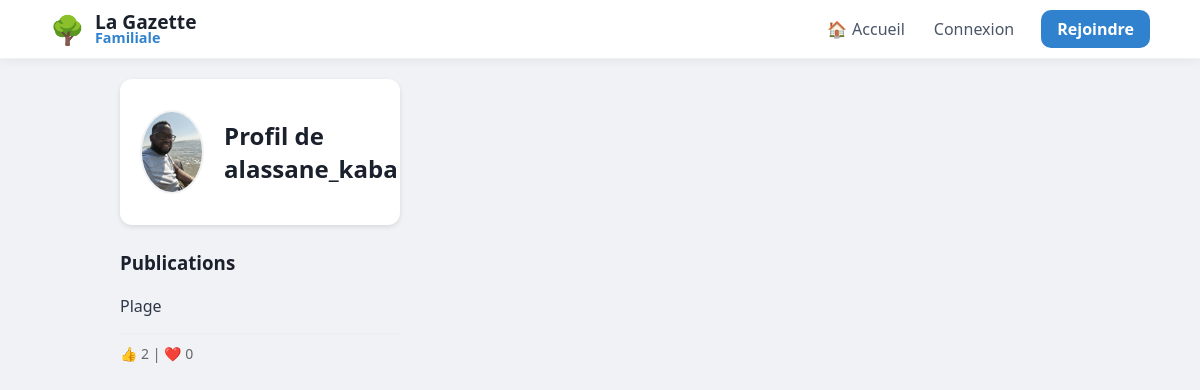
The page /user/alassane_kaba on the database as committed earlier.
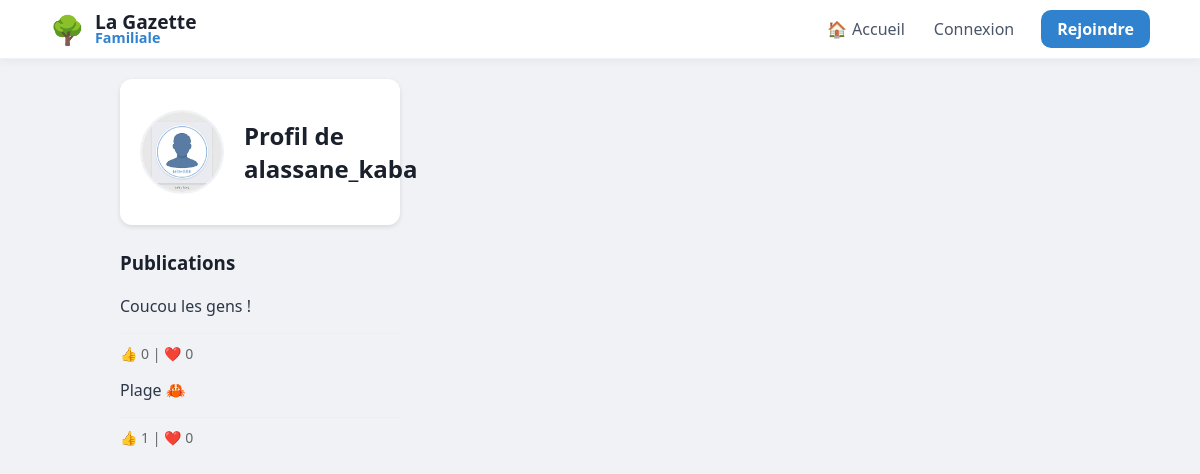
The same page on the database as committed later.
### tables this page shows
CREATE TABLE users (
                id INTEGER PRIMARY KEY AUTOINCREMENT, 
                email TEXT UNIQUE, 
                firstname TEXT, 
                lastname TEXT, 
                username TEXT UNIQUE, 
                password TEXT, 
                avatar TEXT
            );

CREATE TABLE posts (
                id INTEGER PRIMARY KEY AUTOINCREMENT, 
                username TEXT, 
                content TEXT, 
                likes INTEGER DEFAULT 0, 
                image TEXT,
                created_at DATETIME DEFAULT CURRENT_TIMESTAMP
            );

### app.py (the view)
@app.route("/user/<username>")
def profile(username):
    with get_db() as db:
        posts = db.execute("""
            SELECT posts.*, users.avatar AS user_avatar,
                (SELECT COUNT(*) FROM reactions WHERE post_id=posts.id AND type='thumb') as thumbs,
                (SELECT COUNT(*) FROM reactions WHERE post_id=posts.id AND type='heart') as hearts
            FROM posts
            JOIN users ON posts.username = users.username
            WHERE posts.username=?
            ORDER BY posts.id DESC
        """, (username,)).fetchall()
    return render_template("profile.html", posts=posts, username=username)

### app.py (called while the page is built)
def get_db():
    db = sqlite3.connect("database.db")
    db.row_factory = sqlite3.Row
    return db

### templates/profile.html (shortened to what this page needs)
{% extends "base.html" %}
{% block content %}
<div class="container">
    <div style="display:flex; align-items:center; gap:20px; background:white; padding:20px; border-radius:12px; box-shadow:0 2px 5px rgba(0,0,0,0.1);">
        <img class="avatar" style="width:80px !important; height:80px !important;"
             src="{{ url_for('static', filename='avatars/' + (posts[0]['user_avatar'] if posts else 'default.png')) }}">
        <h2>Profil de {{ username }}</h2>
    </div>
    <h3 style="margin-top:25px;">Publications</h3>
    {% for post in posts %}
        <div class="post">
            <div class="content">{{ post['content'] }}</div>
            <div class="actions" style="color: #65676b; font-size: 14px; border-top: 1px solid #eee; padding-top: 10px; margin-top: 10px;">
                👍 {{ post['thumbs'] }} | ❤️ {{ post['hearts'] }}
            </div>
        </div>
    {% endfor %}
</div>
{% endblock %}

### templates/base.html (shortened to what this page needs)
<!DOCTYPE html>
<html lang="fr">
<head>
    <link rel="stylesheet" href="{{ url_for('static', filename='style.css') }}">
</head>
<body>
    <nav class="navbar">
        <div class="nav-content">
            <div class="nav-left">
                <a href="/" style="text-decoration: none; display: flex; align-items: center; gap: 10px;">
                    <span style="font-size: 28px;">🌳</span>
                    <div style="display: flex; flex-direction: column;">
                        <span style="font-size: 1.2em; font-weight: 800; color: #1a202c; line-height: 1;">La Gazette</span>
                        <span style="font-size: 0.9em; font-weight: 600; color: var(--primary); line-height: 1;">Familiale</span>
                    </div>
                </a>
            </div>
            <div class="nav-right" style="display: flex; align-items: center; gap: 5px;">
                <a href="/" class="nav-item">🏠 <span class="nav-text" style="margin-left:5px;">Accueil</span></a>
                {% if session.get("user") %}
                    <a href="{{ url_for('profile', username=session['user']) }}" class="nav-item">👤 <span class="nav-text" style="margin-left:5px;">Profil</span></a>
                    <a href="/notifications" class="nav-item">🔔</a>
                    <a href="/settings" class="nav-item">⚙️</a>
                    <a href="/logout" style="color: #e53e3e; text-decoration: none; font-weight: 700; font-size: 0.9em; margin-left:10px;">Déconnecter</a>
                {% else %}
                    <a href="/login" class="nav-item">Connexion</a>
                    <a href="/register" style="background: var(--primary); color: white; padding: 8px 16px; border-radius: 10px; text-decoration: none; font-weight: 700; margin-left: 10px;">Rejoindre</a>
                {% endif %}
            </div>
        </div>
    </nav>
    <div class="main-container">
        {% block content %}{% endblock %}
    </div>
</body>
</html>

### static/style.css (style rules this page uses)
body { font-family: 'Segoe UI', system-ui, -apple-system, sans-serif; background: #f0f2f5; margin: 0; color: #1a202c; }
.container { max-width: 1100px; width: 100%; margin: 0 auto; }
nav { background: white; border-bottom: 1px solid #edf2f7; position: sticky; top: 0; z-index: 1000; }
.avatar { width: 45px !important; height: 45px !important; border-radius: 50%; object-fit: cover; border: 2px solid #f0f2f5; }
.content { margin: 15px 0; font-size: 16px; line-height: 1.5; color: #2d3748; }
.nav-item { display: flex; align-items: center; padding: 8px 12px; border-radius: 10px; text-decoration: none; transition: 0.2s; color: #4a5568; }

### templates/base.html (style rules this page uses)
:root { --bg-color: #f0f2f5; --primary: #3182ce; --text-main: #1a202c; --text-light: #718096; }
body { background-color: var(--bg-color); margin: 0; font-family: 'Segoe UI', system-ui, -apple-system, sans-serif; color: var(--text-main); }
.main-container { max-width: 1100px; margin: 0 auto; padding: 20px 15px; display: grid; grid-template-columns: 1fr; gap: 25px; align-items: start; }
@media (min-width: 900px) { .main-container { grid-template-columns: 280px 1fr; } }
.navbar { background: white; box-shadow: 0 2px 10px rgba(0,0,0,0.05); padding: 10px 0; position: sticky; top: 0; z-index: 1000; border-bottom: 1px solid #edf2f7; }
.nav-content { max-width: 1100px; margin: 0 auto; padding: 0 20px; display: flex; justify-content: space-between; align-items: center; }
.nav-item { display: flex; align-items: center; padding: 8px 12px; border-radius: 10px; text-decoration: none; color: #4a5568; transition: 0.2s; }
@media (min-width: 900px) { .main-container { display: grid; grid-template-columns: 280px 650px; justify-content: center; gap: 30px; } }

Rows that differ between the two databases and show on the page:
changed users: avatar: picture removed, a placeholder shows
added posts: content "Coucou les gens !", thumbs "0", hearts "0"
changed posts: content "Plage" → "Plage 🦀"; thumbs "2" → "1"
